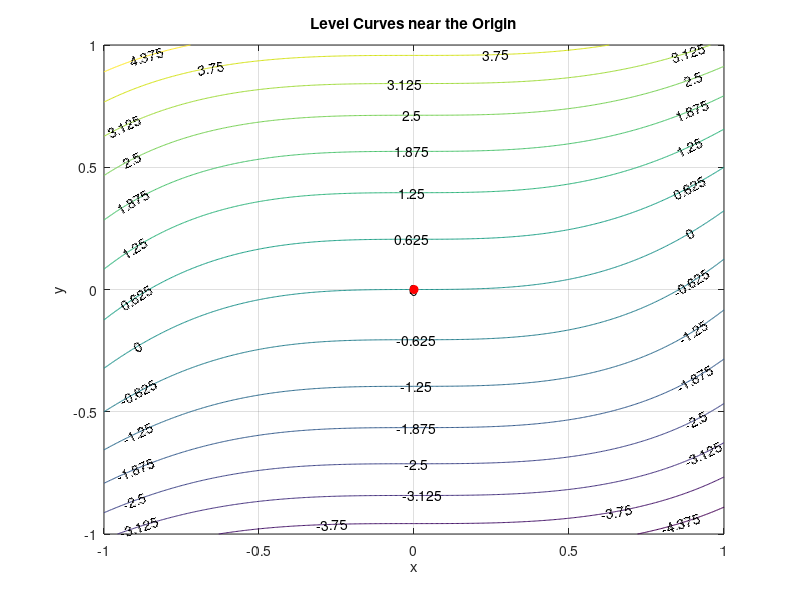
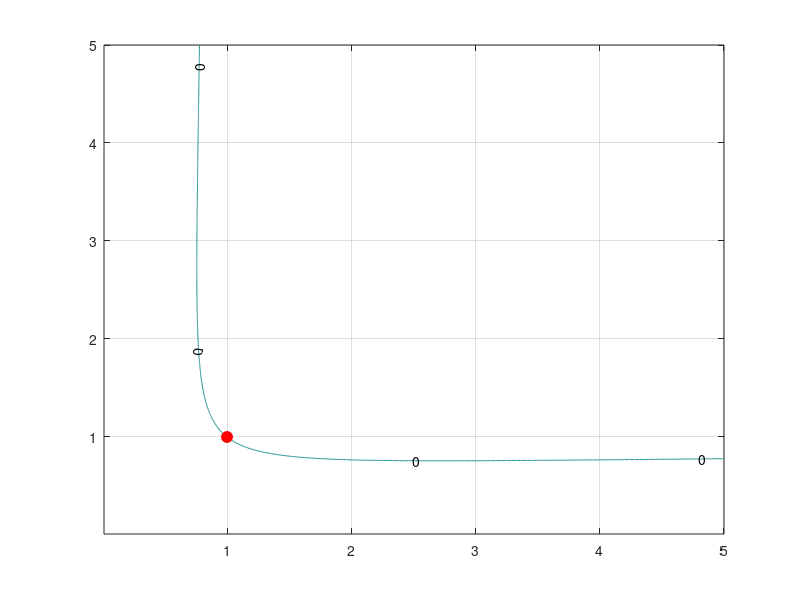
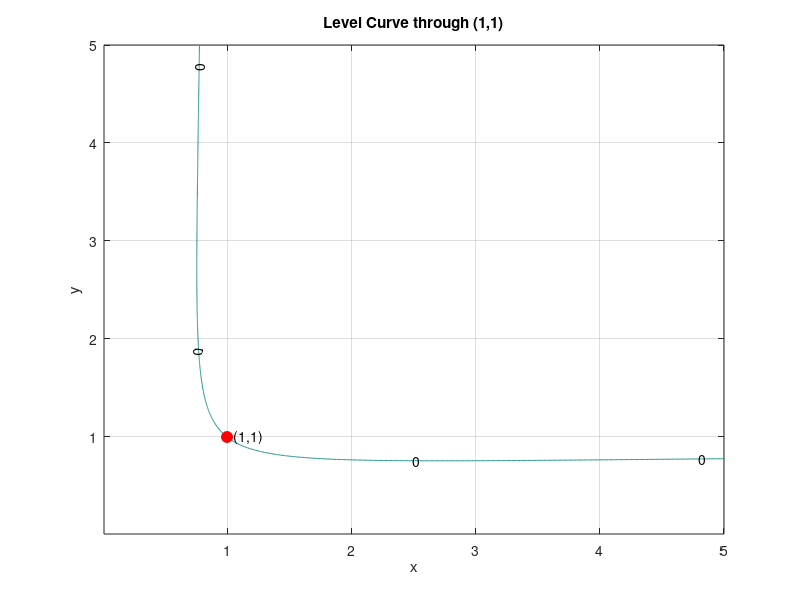

Reproduce these figures in MATLAB, in order.
%% a
clc;
clear;
clearvars;

f=@(x,y) 3*y + y.^3-x.^3;

x=linspace(-1,1,500);
y=linspace(-1,1,500);

[X,Y]=meshgrid(x,y);

Z=f(X,Y);

[C,h]=contour(X,Y,Z,15);

clabel(C,h);
grid on;
xlabel('x');
ylabel('y');
title('Level Curves near the Origin');

hold on;
plot(0,0,'ro','MarkerFaceColor','r');
hold off;

%% b
clc;
clear;
close all;
clearvars;

f = @(x,y) 3*y + y.^3 - x.^3;

x=linspace(-5,5,500);
y=linspace(-5,5,500);
[X,Y]=meshgrid(x,y);

Z=f(X,Y);

figure;

[C,h]=contour(X,Y,Z,[5,5]);
clabel(C,h);
grid on;
xlabel("X");
ylabel("y");
title("curve of 3*y + y.^3 - x.^3=5 ");


%% c
clc;
clear;
clearvars;


f=@(x,y) y.*log(x)+x.*log(y);

x=linspace(0.01,5,500);
y=linspace(0.01,5,500);

[X,Y]=meshgrid(x,y);

Z=f(X,Y);

[C,h]=contour(X,Y,Z,[0 0]);
clabel(C,h);
grid on;
hold on;
plot(1,1,'ro','MarkerSize',8,'MarkerFaceColor','r');


%%
clc;
clear;
close all;

% Define function
f = @(x,y) y.*log(x) + x.*log(y);

% Domain
% log(x) and log(y) require x > 0 and y > 0

x = linspace(0.01,5,500);
y = linspace(0.01,5,500);

[X,Y] = meshgrid(x,y);

% Function values
Z = f(X,Y);

% Plot level curve f(x,y) = 0
figure;

[C,h] = contour(X,Y,Z,[0 0]);

clabel(C,h);

hold on;

%Mark the point (1,1)
plot(1,1,'ro','MarkerSize',8,'MarkerFaceColor','r');

text(1,1,'  (1,1)','FontSize',10);

grid on;

xlabel('x');
ylabel('y');

title('Level Curve through (1,1)');

hold off;
